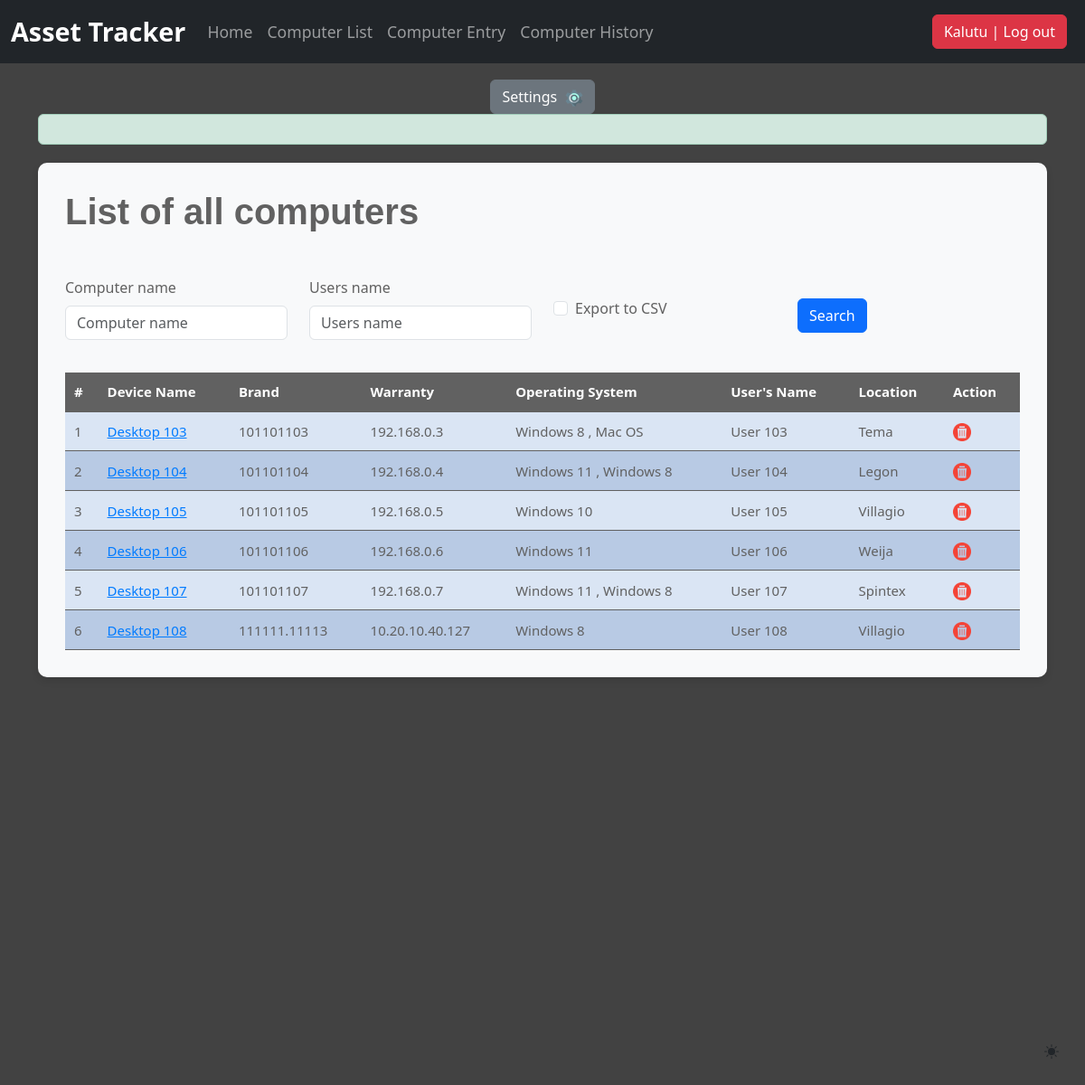
/computer_list/ (signed in), run on the app's committed database.
### djangoapp/models.py (models this page shows, shortened)
class Computer(models.Model):
    computer_name = models.CharField(max_length=30, blank=True, null=True)
    IP_address = models.CharField(max_length=30)
    MAC_address = models.CharField(max_length=30)
    timestamp = models.DateField(auto_now_add = True, auto_now = False, blank=True)
    operating_system = models.ManyToManyField(Operating_system, blank=True)
    users_name = models.CharField(max_length=30, blank=True, null=True)
    location = models.CharField(max_length=30)
    purchase_date = models.DateField("Purchase Date",auto_now_add = False, auto_now = False, blank=True, null=True)
    export_to_CSV = models.BooleanField(default=False)

class Operating_system(models.Model):
    operating_system = models.CharField(max_length=100, blank=True)

### djangoapp/views.py (the view, shortened to what this page needs)
# urls.py: path('computer_list/', computer_list, name='computer_list'),
def computer_list(request):
    title = "List of all computers"
    form = ComputerSearchForm(request.POST or None)
    if request.method == 'POST':
        queryset = Computer.objects.all().order_by('-timestamp').filter(computer_name__icontains=form['computer_name'].value(), users_name__icontains=form['users_name'].value())
    else:
        queryset = Computer.objects.all()
    context = {
        "title": title,
        "queryset": queryset,
        "form": form,
    }
    return render(request, "computer_list.html", context)

### djangoapp/forms.py
class ComputerSearchForm(forms.ModelForm):
    class Meta:
        model = Computer
        fields = ['computer_name', 'users_name', 'export_to_CSV']

### djangoapp/templates/computer_list.html (shortened to what this page needs)
{% extends "header.html" %}
{% load static %}
{% load bootstrap5 %}
{% block header %}
<main class="container">
  {% if request.user.is_authenticated %}
  <div class="alert alert-success custom-alert">
  </div>
  <div class="bg-body-tertiary custom-container">
    <h1 class="title mb-5 custom-title">{{ title }}</h1>
    <div class="row mb-3">
      <form method="post" action="" class="pr-4">
          <div class="row align-items-center">
              {% for field in form %}
              <div class="col-sm-3">
                  {% bootstrap_field field %}
              </div>
              {% if field.name == 'export_to_CSV' %}
              <div class="col-sm-3 ml-auto">
                  <input class="btn btn-primary" type="submit" value="Search" />
              </div>
              {% endif %}
              {% endfor %}
          </div>
      </form>
    </div>
    <table class="custom-table">
        <tr>
            <th>#</th>
            <th>Device Name</th>
            <th>Brand</th>
            <th>Warranty</th>
            <th>Operating System</th>
            <th>User's Name</th>
            <th>Location</th>
            <th>Action</th>
        </tr>
        {% for instance in queryset %}
        <tr>
          <td>{{ forloop.counter }}</td>
          {% if perms.djangoapp.change_computer %}
          <td><a href="{% url 'computer_edit' id=instance.id %}" data-toggle="tooltip" title="edit this item" style="color: #007bff;">{{ instance.computer_name }}</a></td>
          {% else %}
          <td>{{ instance.computer_name }}</td>
          {% endif %}
          <td>{{ instance.MAC_address }}</td>
          <td>{{ instance.IP_address }}</td>
          <td>
              {% for os in instance.operating_system.all %}
                  {{ os.operating_system }}
                  {% if not forloop.last %}, {% endif %}
              {% endfor %}
          </td>
          <td>{{ instance.users_name }}</td>
          <td>{{ instance.location }}</td>
          {% if perms.djangoapp.delete_computer %}
            <td><a href="{% url 'computer_delete' id=instance.id %}" data-toggle="tooltip" title="delete this item"><img class="custom-img" src="{% static 'img/del.png' %}" alt="Delete"></a></td>
          {% else %}
            <td><img class="custom-img" src="{% static 'img/del.png' %}" alt="Delete"></td>
          {% endif %}
        </tr>
        {% endfor %}
    </table>
  </div>
  {% else %}
  <p class="login-link">Log in <a href="/accounts/login">here</a></p>
  {% endif %}
</main>
{% endblock header %}

### djangoapp/templates/navbar.html (shortened to what this page needs)
{% load static %}
<!DOCTYPE html>
<html lang="en">
<head>
    <link href="{% static 'css/bootstrap.min.css' %}" rel="stylesheet">
    <link href="{% static 'css/stylesheet.css' %}" rel="stylesheet">
</head>
<body>
    <nav class="navbar navbar-expand-md navbar-dark fixed-top bg-dark">
        <div class="container-fluid">
            <a class="navbar-brand" href="/">Asset Tracker</a>
            <div class="collapse navbar-collapse" id="navbarCollapse">
                {% if request.user.is_authenticated %}
                <ul class="navbar-nav me-auto mb-2 mb-md-0">
                    <li class="nav-item">
                        <a class="nav-link{% if request.path == '/' %} active{% endif %}" href="/">Home</a>
                    </li>
                    <li class="nav-item">
                        <a class="nav-link{% if request.path == '/computer_list' %} active{% endif %}" href="/computer_list">Computer List</a>
                    </li>
                    <li class="nav-item">
                        <a class="nav-link{% if request.path == '/computer_entry' %} active{% endif %}" href="/computer_entry">Computer Entry</a>
                    </li>
                    <li class="nav-item">
                        <a class="nav-link{% if request.path == '/computerhistory_list' %} active{% endif %}" href="/computerhistory_list">Computer History</a>
                    </li>
                </ul>
                <ul class="navbar-nav ml-auto mb-2 mb-md-0">
                    <li class="nav-item">
                        <a class="nav-link" href="/accounts/logout/">
                            <button class="btn btn-danger">{{ request.user.username }} | Log out</button>
                        </a>
                    </li>
                </ul>
                {% endif %}
            </div>
        </div>
    </nav>
    {% if request.user.is_authenticated %}
    <div class="text-center mt-3">
        <a href="/settings" class="btn btn-settings">
            Settings <img src="{% static 'img/settings.png' %}" alt="Settings Icon">
        </a>
    </div>
    {% endif %}
</body>
</html>

### djangoapp/static/css/stylesheet.css (style rules this page uses)
body { background-image: url(); }
.title { font-family: helvetica; font-weight: bold; font-size: 25px; color: #2e6da4; text-align: left; }
table { width: 100%; text-align: center; font-size: 15px; }
table tr:nth-child(odd) { background: #B8CAE4 }
table tr:nth-child(even) { background: #dae5f4 }

### djangoapp/static/css/navbar-fixed.css (style rules this page uses)
body { min-height: 75rem; padding-top: 4.5rem; }

### djangoapp/templates/navbar.html (style rules this page uses)
.navbar-brand { font-size: 1.8rem; font-weight: bold; }
.nav-link { padding: 0.5rem 1rem; font-size: 1.1rem; transition: color 0.3s ease; }
.btn-settings { color: #fff; background-color: #6c757d; border-color: #6c757d; font-size: 1rem; transition: background-color 0.3s ease, border-color 0.3s ease, color 0.3s ease; }
.btn-settings img { height: 1.2rem; margin-left: 5px; transition: transform 0.3s ease; }

### djangoapp/templates/computer_list.html (style rules this page uses)
body { background-color: #424242; color: #616161; }
.custom-container { background-color: #616161; border-radius: 10px; padding: 30px; box-shadow: 0 4px 8px rgba(0, 0, 0, 0.1); }
.custom-title { font-size: 2.5rem; color: #616161; }
.custom-table { width: 100%; margin-top: 20px; border-collapse: collapse; }
.custom-table th, .custom-table td { padding: 10px; text-align: left; border-bottom: 1px solid #616161; }
.custom-table th { background-color: #616161; color: #ffffff; }
.custom-alert { margin-bottom: 20px; }
.custom-img { height: 20px; }

### data on the page
Computer: computer_name "Desktop 103", MAC_address "101101103", IP_address "192.168.0.3", users_name "User 103", location "Tema"
Operating_system: operating_system "Windows 8"
Operating_system: operating_system "Mac OS"
Computer: computer_name "Desktop 104", MAC_address "101101104", IP_address "192.168.0.4", users_name "User 104", location "Legon"
Operating_system: operating_system "Windows 11"
Computer: computer_name "Desktop 105", MAC_address "101101105", IP_address "192.168.0.5", users_name "User 105", location "Villagio"
Operating_system: operating_system "Windows 10"
Computer: computer_name "Desktop 106", MAC_address "101101106", IP_address "192.168.0.6", users_name "User 106", location "Weija"
Computer: computer_name "Desktop 107", MAC_address "101101107", IP_address "192.168.0.7", users_name "User 107", location "Spintex"
Computer: computer_name "Desktop 108", MAC_address "111111.11113", IP_address "10.20.10.40.127", users_name "User 108", location "Villagio"

### other printed values
{{ request.user.username }} "Kalutu"
{{ title }} "List of all computers"
